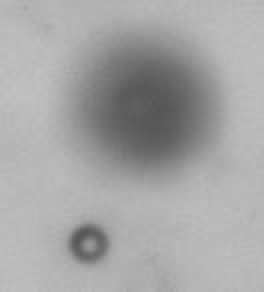
#> input picture 57689077-blur-detection/1.jpg, 132 x 146 px (shown 2 times larger)
$ python blur_detection.py   (older library calls are emulated)
#> lines starting #> are read from the running program, lines starting #| are printed output that depends on the picture; after the words box and inside, x2 and y2 are one past the last pixel; in counts of white or black regions, pixels touching at a corner belong together; long printed decimals are rounded
import cv2
import numpy as np

image = cv2.imread('1.jpg')
#> image is the input picture: shape (146, 132, 3); min 85, max 195, mean 165.3

result = image.copy()
gray = cv2.cvtColor(image, cv2.COLOR_BGR2GRAY)
thresh = cv2.threshold(gray, 0, 255,cv2.THRESH_BINARY_INV + cv2.THRESH_OTSU)[1]
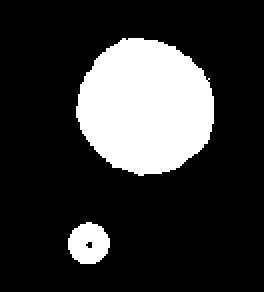
#> thresh: shape (146, 132) (shown 2 times larger); 20.6% white; 2 white regions, box (x1, y1, x2, y2) and area: (38, 19, 107, 88) 3639, (34, 111, 55, 132) 332
kernel = cv2.getStructuringElement(cv2.MORPH_RECT, (5,5))
dilate = cv2.dilate(thresh, kernel, iterations=3)
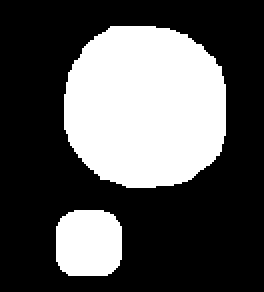
#> dilate: shape (146, 132) (shown 2 times larger); 33.4% white; 2 white regions

cnts = cv2.findContours(dilate, cv2.RETR_EXTERNAL, cv2.CHAIN_APPROX_SIMPLE)
#> cnts = 2 contours; box (x1, y1, x2, y2) and area: (32, 13, 113, 94) 5318, (28, 105, 61, 138) 934
cnts = cnts[0] if len(cnts) == 2 else cnts[1]

ROI_num = 0
for c in cnts:
    x,y,w,h = cv2.boundingRect(c)
    ROI = image[y:y+h, x:x+w]
    value = cv2.Laplacian(ROI, cv2.CV_64F).var()
    cv2.rectangle(result, (x, y), (x + w, y + h), (36,255,12), 2)
    cv2.putText(result, "{0:.2f}".format(value), (x,y - 5), cv2.FONT_HERSHEY_SIMPLEX, 0.6, (36,255,12), 2)
    cv2.imshow("ROI_{}".format(ROI_num), ROI)
    ROI_num += 1

    print('ROI_Number: {}, Value: {}'.format(ROI_num, value))
#> this loop made 2 passes
#> (x, y, w, h, value, ROI_num) on passes 1 to 2: (28, 105, 33, 33, 27.66, 1), (32, 13, 81, 81, 7.39, 2)
#| ROI_Number: 1, Value: 27.656
#| ROI_Number: 2, Value: 7.386
#> pass 1, `ROI = image[y:y+h, x:x+w]`:
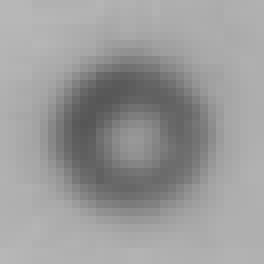
#> ROI: shape (33, 33, 3) (shown 8 times larger); min 86, max 183, mean 154.3
#> pass 2, `ROI = image[y:y+h, x:x+w]`:
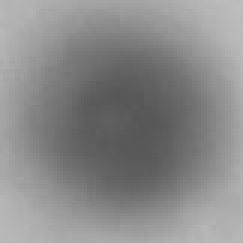
#> ROI: shape (81, 81, 3) (shown 3 times larger); min 85, max 189, mean 137.4
#> after the loop:
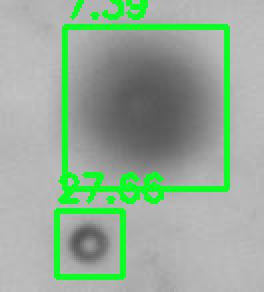
#> result: shape (146, 132, 3) (shown 2 times larger); 9.62% of pixels changed, all inside (x1, y1, x2, y2) = (27, 0, 115, 140)
#> after the loop, ROI_num = 2

cv2.imshow('thresh', thresh)
cv2.imshow('dilate', dilate)
cv2.imshow('result', result)
cv2.waitKey(0)
